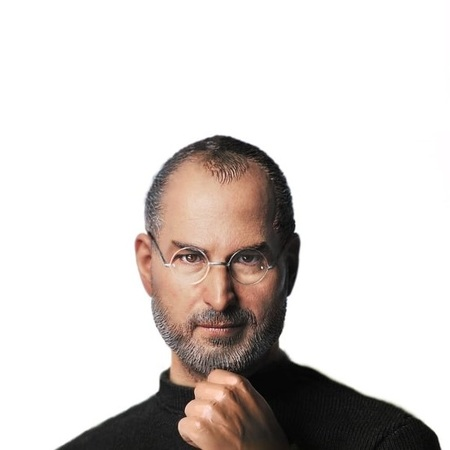
%> input picture matlab/dsp/p2/Jobs.jpg, 450 x 450 px
$ octave pj2.m   (GNU Octave 9; MATLAB toolbox functions it lacks are replaced by stand-ins)
%> lines starting %> are read from the running program, lines starting %| are printed output that depends on the picture
clc
clear
close all;
% 이미지 읽고 회색이미지로 변환
temp=double(imread('Jobs.jpg'));
Jobs=255*rgb2gray(temp/255);
temp=double(imread('Musk.jpg'));
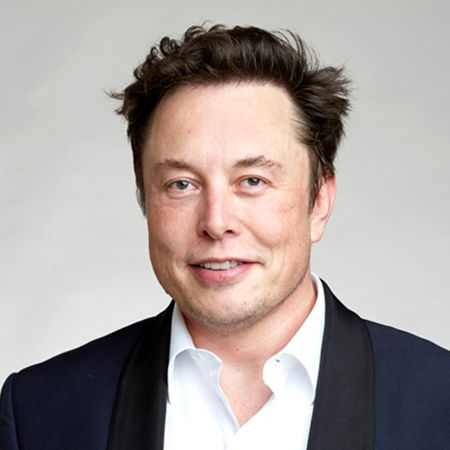
%> input picture matlab/dsp/p2/Musk.jpg, 450 x 450 px
Musk=255*rgb2gray(temp/255);


%이미지 fft 후 magnitude, phase 분리
FJobs=fft2(Jobs);
Jobs_magnitude = abs(FJobs);
Jobs_phase = angle(FJobs);
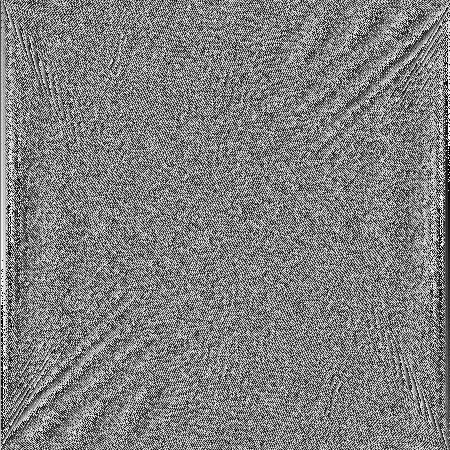
%> Jobs_phase: size 450x450 double; min -3.14, max 3.14, mean 1.55e-05; drawn with min black and max white

FMusk=fft2(Musk);
Musk_magnitude = abs(FMusk);
Musk_phase = angle(FMusk);
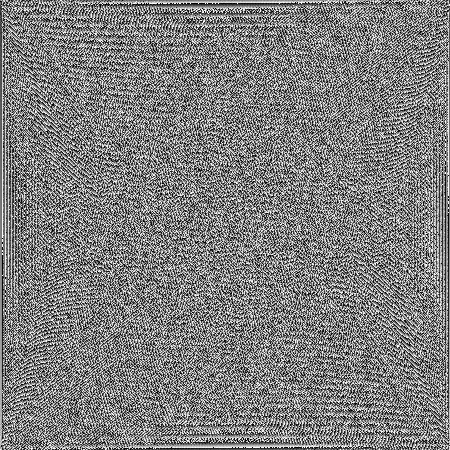
%> Musk_phase: size 450x450 double; min -3.14, max 3.14, mean 1.55e-05; mean of the top-left, top-right, bottom-left and bottom-right quarters -0.0121, 0.0148, -0.00931, 0.00674; drawn with min black and max white


% 각각 서로다른 magnitude와 phase합성
Fimg1 = Jobs_magnitude.*exp(1i*Musk_phase);
img1= ifft2(Fimg1);
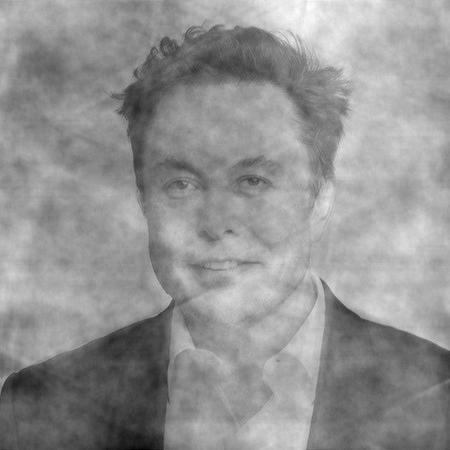
%> img1: size 450x450 double; min -95.91, max 437.9, mean 212.1; drawn with min black and max white

Fimg2 = Musk_magnitude.*exp(1i*Jobs_phase);
img2= ifft2(Fimg2);
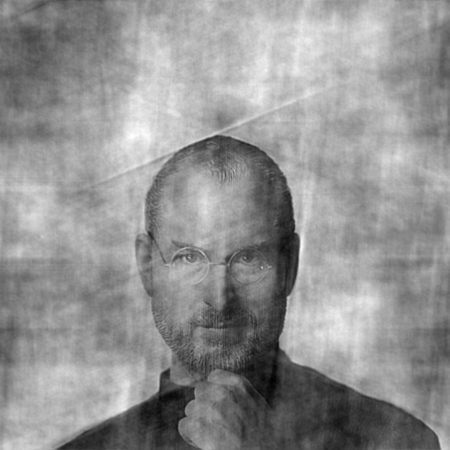
%> img2: size 450x450 double; min -91.61, max 348.7, mean 161.5; drawn with min black and max white


% 출력부
tiledlayout(2,2)

nexttile
imshow(uint8(Jobs))
title('Jobs')

nexttile
imshow(uint8(Musk))
title('Musk')

nexttile
imshow(uint8(img1))
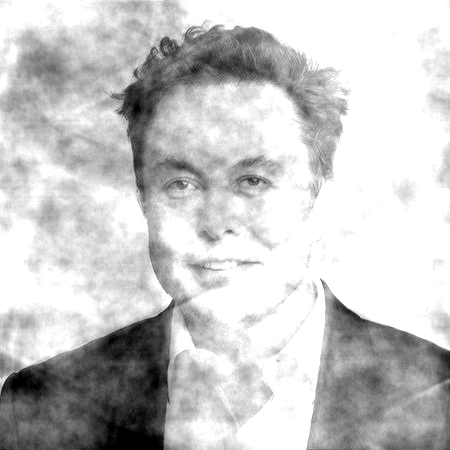
%> displayed picture: size 450x450, on the screen's scale of 0 to 255; min 0, max 255, mean 199.5
title('Jobs magnitude + Musk phase')

nexttile
imshow(uint8(img2))
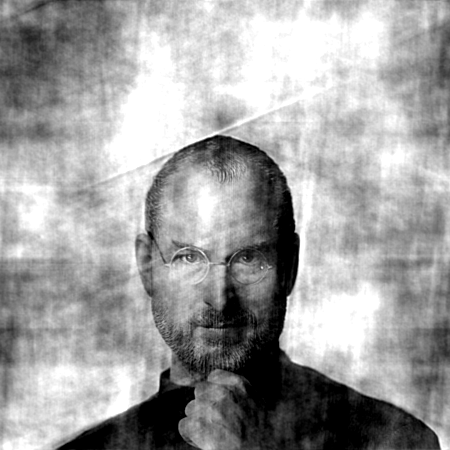
%> displayed picture: size 450x450, on the screen's scale of 0 to 255; min 0, max 255, mean 160.8
title('Musk magnitude + Jobs phase')
